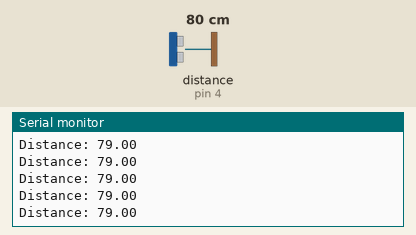
This sketch was run on a simulated Arduino Uno, built with avr-gcc and run on an emulated ATmega328P. Shown: the last lines printed to the serial monitor. Wiring (inferred from the names in the program): ultrasonic range finder: trigger pin 3; echo pin 4. The inputs (shaded band) are chosen by the test bench; at power-on: distance to the obstacle (sensor on pin 4) 80 cm. The echo pulse lasts 58.3 µs per cm.

Above: at 1.2 s.
1.3 s: distance to the obstacle (sensor on pin 4) set to 2 cm
At 1.35 s:
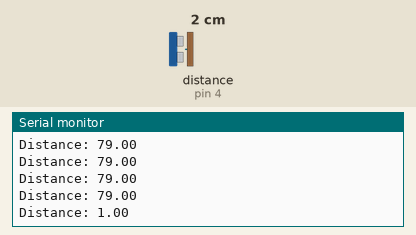
4.3 s: distance to the obstacle (sensor on pin 4) set to 60 cm
At 4.36 s:
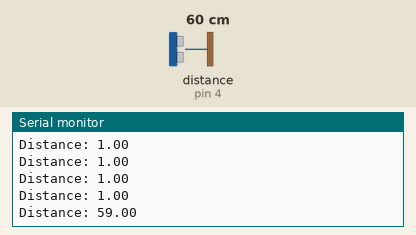
Timing chart, 0 to 7.3 s (numbered marks = the images above; inputs shaded):
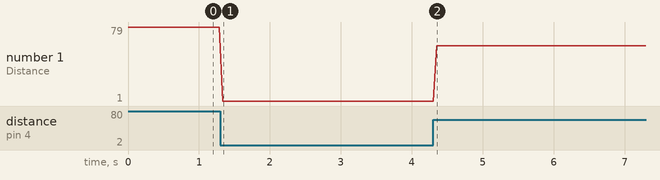

The sketch:

sonor.ino
```cpp
const int trigPin1 = 3;
const int echoPin1 = 4;

float duration, distance, tempdistance;


void setup() {
  // put your setup code here, to run once:
  pinMode (trigPin1, OUTPUT);
  pinMode (echoPin1, INPUT);
  Serial.begin(9600);
}

void loop() {
  // put your main code here, to run repeatedly:
  distance = sonor_detect(trigPin1, echoPin1);
  Serial.print("Distance: ");
  Serial.println(distance);
  delay(50);
}

int sonor_detect(int trigPin, int echoPin) {
  //send the wave
  digitalWrite(trigPin, LOW);
  delayMicroseconds(2);
  digitalWrite(trigPin, HIGH);
  delayMicroseconds(10);
  digitalWrite(trigPin, LOW);

  //read echopin
  duration = pulseIn(echoPin, HIGH);
  tempdistance = (duration*.0343)/2;

  return tempdistance;
}
```

Measured:
- after the input at 1.3 s, the serial monitor: prints a new line at once (image 1)
- after the input at 4.3 s, the serial monitor: prints a new line after 0.05 s (image 2)
- plotted number 1: 79 → 1 after the input at 1.3 s, 1 → 59 after the input at 4.3 s
